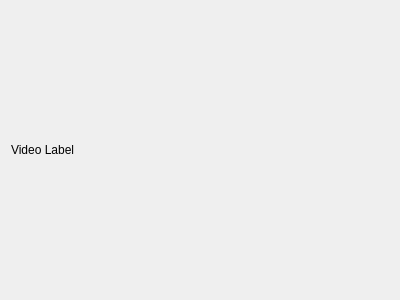
<?xml version="1.0" encoding="UTF-8"?>
<ui version="4.0">
 <class>Form</class>
 <widget class="QWidget" name="Form">
  <property name="geometry">
   <rect>
    <x>0</x>
    <y>0</y>
    <width>400</width>
    <height>300</height>
   </rect>
  </property>
  <property name="windowTitle">
   <string>Form</string>
  </property>
  <layout class="QGridLayout" name="gridLayout">
   <item row="0" column="0">
    <layout class="QHBoxLayout" name="horizontalLayout_2">
     <item>
      <widget class="QLabel" name="label">
       <property name="text">
        <string>Video Label</string>
       </property>
      </widget>
     </item>
    </layout>
   </item>
  </layout>
 </widget>
 <resources/>
 <connections/>
</ui>
